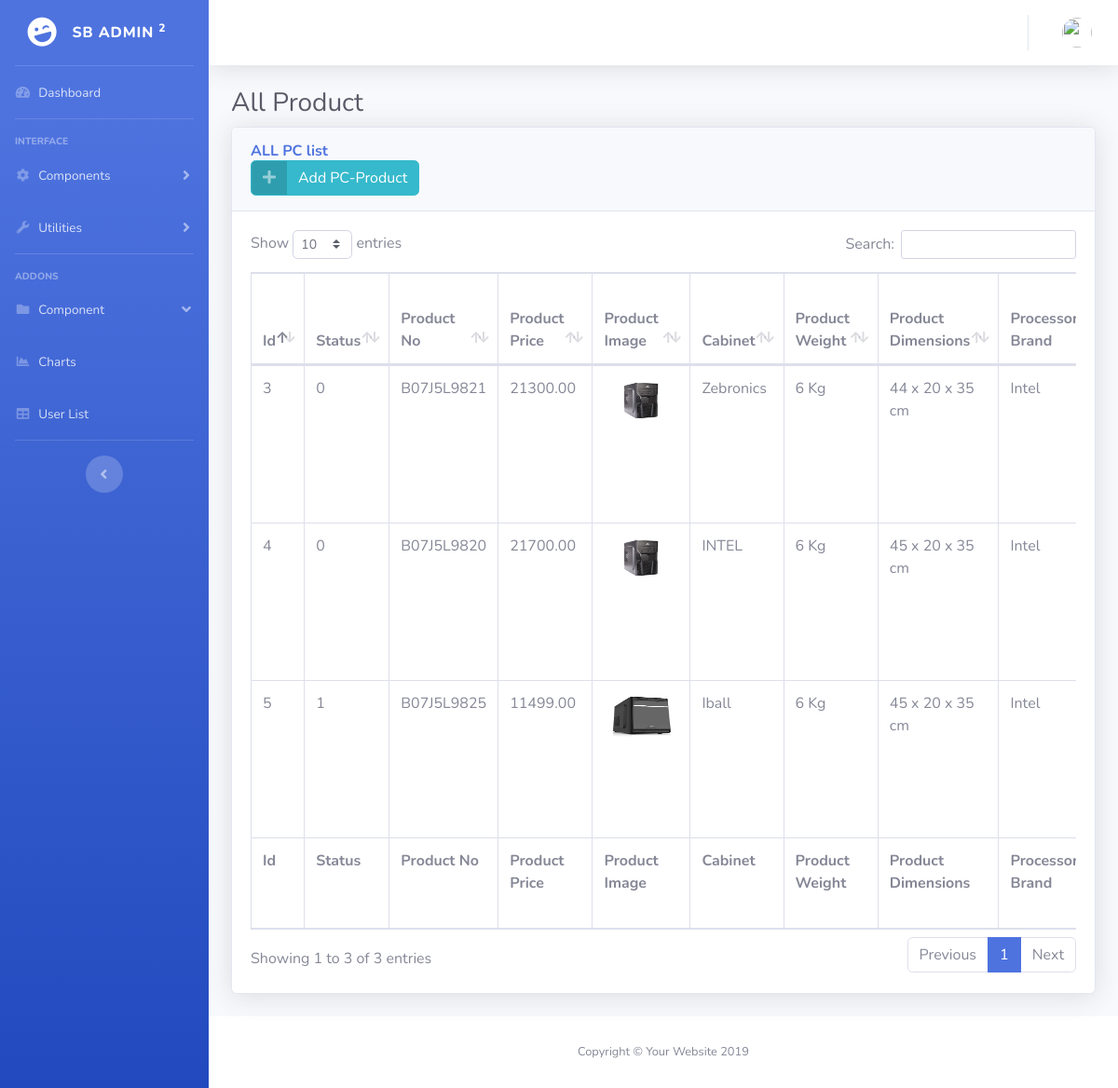
/admin/product_pc_list.php, run on the app's committed database.
### tables this page shows
CREATE TABLE `add_product_pc` (
  `id` int(100) NOT NULL,
  `status` int(50) NOT NULL,
  `product_no` varchar(100) NOT NULL,
  `product_price` double(10,2) NOT NULL,
  `product_img` varchar(100) NOT NULL,
  `cabinet` varchar(100) NOT NULL,
  `product_weight` varchar(100) NOT NULL,
  `product_dimensions` varchar(100) NOT NULL,
  `processor_brand` varchar(100) NOT NULL,
  `processor_type` varchar(100) NOT NULL,
  `ram_size` varchar(100) NOT NULL,
  `ram_type` varchar(100) NOT NULL,
  `hard_disk_size` varchar(100) NOT NULL,
  `hard_disk_tech` varchar(100) NOT NULL,
  `operating_system` varchar(100) NOT NULL,
  `g_card` varchar(100) NOT NULL,
  `additional_information` varchar(200) NOT NULL
);

### admin/system/adodb/adodb.inc.php (called while the page is built, shortened)
<?php
 if (!defined('_ADODB_LAYER')) {
	GLOBAL
		$ADODB_vers,
		$ADODB_COUNTRECS,
		$ADODB_CACHE_DIR,
		$ADODB_CACHE,
		$ADODB_CACHE_CLASS,
		$ADODB_EXTENSION,
		$ADODB_COMPAT_FETCH,
	 	$ADODB_FETCH_MODE,
		$ADODB_GETONE_EOF,
		$ADODB_QUOTE_FIELDNAMES;
	function ADODB_Setup()
	{
	GLOBAL
		$ADODB_vers,
		$ADODB_COUNTRECS,
		$ADODB_CACHE_DIR,
	 	$ADODB_FETCH_MODE,
		$ADODB_CACHE,
		$ADODB_CACHE_CLASS,
		$ADODB_FORCE_TYPE,
		$ADODB_GETONE_EOF,
		$ADODB_QUOTE_FIELDNAMES;
		$ADODB_FETCH_MODE = ADODB_FETCH_DEFAULT;
		if (!isset($ADODB_COUNTRECS)) $ADODB_COUNTRECS = true;
	}
	class ADOConnection {
	var $database = '';
	var $host = '';
	var $user = '';
	var $debug = false;
	var $true = '1';
	var $false = '0';
	var $fetchMode=false;
	var $bulkBind = false;
	var $_queryID = false;
	var $_bindInputArray = false;
	function PConnect($argHostname = "", $argUsername = "", $argPassword = "", $argDatabaseName = "")
	{
		if ($argHostname != "") $this->host = $argHostname;
		if ($argUsername != "") $this->user = $argUsername;
		if ($argDatabaseName != "") $this->database = $argDatabaseName;
		if ($rez = $this->_pconnect($this->host, $this->user, $argPassword, $this->database)) return true;
		return $ret;
	}
	function Execute($sql,$inputarr=false)
	{
		if ($inputarr) {
			if (!is_array($inputarr)) $inputarr = array($inputarr);
			$element0 = reset($inputarr);
			$array_2d = $this->bulkBind && is_array($element0) && !is_object(reset($element0));
			unset($element0);
			if (!is_array($sql) && !$this->_bindInputArray) {
				$sqlarr = explode('?',$sql);
				$nparams = sizeof($sqlarr)-1;
				if (!$array_2d) $inputarr = array($inputarr);
				foreach($inputarr as $arr) {
					$sql = ''; $i = 0;
					while(list(, $v) = each($arr)) {
						$sql .= $sqlarr[$i];
						$typ = gettype($v);
						if ($typ == 'string')
							$sql .= $this->qstr($v);
						else if ($typ == 'double')
							$sql .= str_replace(',','.',$v);
						else if ($typ == 'boolean')
							$sql .= $v ? $this->true : $this->false;
						else if ($typ == 'object') {
							if (method_exists($v, '__toString')) $sql .= $this->qstr($v->__toString());
							else $sql .= $this->qstr((string) $v);
						} else if ($v === null)
							$sql .= 'NULL';
						else
							$sql .= $v;
						$i += 1;
						if ($i == $nparams) break;
					}
					if (isset($sqlarr[$i])) {
						$sql .= $sqlarr[$i];
						if ($i+1 != sizeof($sqlarr)) $this->outp_throw( "Input Array does not match ?: ".htmlspecialchars($sql),'Execute');
					} else if ($i != sizeof($sqlarr))
						$this->outp_throw( "Input array does not match ?: ".htmlspecialchars($sql),'Execute');
					$ret = $this->_Execute($sql);
					if (!$ret) return $ret;
				}
			} else {
				if ($array_2d) {
					if (is_string($sql))
						$stmt = $this->Prepare($sql);
					else
						$stmt = $sql;
					foreach($inputarr as $arr) {
						$ret = $this->_Execute($stmt,$arr);
						if (!$ret) return $ret;
					}
				} else {
					$ret = $this->_Execute($sql,$inputarr);
				}
			}
		} else {
			$ret = $this->_Execute($sql,false);
		}
		return $ret;
	}
	function _Execute($sql,$inputarr=false)
	{
		if ($this->debug) {
			global $ADODB_INCLUDED_LIB;
			if (empty($ADODB_INCLUDED_LIB)) include(ADODB_DIR.'/adodb-lib.inc.php');
			$this->_queryID = _adodb_debug_execute($this, $sql,$inputarr);
		} else {
			$this->_queryID = @$this->_query($sql,$inputarr);
		}
		$rs = new $rsclass($this->_queryID,$this->fetchMode);
		$rs->connection = $this;
		$rs->Init();
		if (is_array($sql)) $rs->sql = $sql[0];
		else $rs->sql = $sql;
		return $rs;
	}
}
	class ADORecordSet implements IteratorAggregate {
	var $_numOfRows = -1;
	var $_numOfFields = -1;
	var $_currentRow = -1;
	var $_closed = false;
	function ADORecordSet($queryID)
	{
		$this->_queryID = $queryID;
	}
	function Init()
	{
		if ($this->_numOfRows != 0 && $this->_numOfFields && $this->_currentRow == -1) {
			$this->_currentRow = 0;
			if ($this->EOF = ($this->_fetch() === false)) {
				$this->_numOfRows = 0;
			}
		} else {
			$this->EOF = true;
		}
	}
	function Close()
	{
		if (!$this->_closed) {
			$this->_closed = true;
			return $this->_close();
		} else
			return true;
	}
	function RecordCount() {return $this->_numOfRows;}
}
	function ADOLoadCode($dbType)
	{
		$db = strtolower($dbType);
		switch ($db) {
			default:
				$class = $db; break;
		}
		$file = ADODB_DIR."/drivers/adodb-".$db.".inc.php";
		if (class_exists("ADODB_" . $class)) return $class;
		return false;
	}
	function ADONewConnection($db='')
	{
	GLOBAL $ADODB_NEWCONNECTION, $ADODB_LASTDB;
		$errorfn = (defined('ADODB_ERROR_HANDLER')) ? ADODB_ERROR_HANDLER : false;
		if(empty($obj)) {
			if (!isset($ADODB_LASTDB)) $ADODB_LASTDB = '';
			if ($db != $ADODB_LASTDB) $db = ADOLoadCode($db);
			$cls = 'ADODB_'.$db;
			$obj = new $cls();
		}
		return $obj;
	}
}
?>

### admin/system/database.php (called while the page is built, shortened)
<?php
include ('adodb/adodb.inc.php');
class clsConnection
{
    private $db_host;
    private $db_user;
    private $db_pwd;
    private $db_name;
    private $dbLink;
    function clsConnection()
    {
        if (strstr($_SERVER['HTTP_HOST'], "192.168.1.") || $_SERVER['HTTP_HOST'] =="localhost")
        {
            $this->db_host = "localhost";
            $this->db_user = "root";
            $this->db_pwd = "";
            $this->db_name = "tilottama_tech";
        }
        else
        {
            $this->db_host = "localhost";
            $this->db_user = "root";
            $this->db_pwd = "";
            $this->db_name = "reborndb";
        }
        $this->dbLink = ADONewConnection('mysqli');
        $this->dbLink->PConnect($this->db_host, $this->db_user, $this->db_pwd, $this->db_name);
    }
    public function GetAllRows($sqlQuery = "")
    {
        $recordSet = $this->dbLink->Execute($sqlQuery);
        $rows = array();
        if (!$recordSet)
        {
            print $this->dbLink->ErrorMsg();
        }
        else
        {
            while (!$recordSet->EOF)
            {
                $rows[] = $recordSet->fields;
                $recordSet->MoveNext();
            }
        }
        return $rows;
    }
}
?>

### admin/system/adodb/drivers/adodb-mysqli.inc.php (called while the page is built, shortened)
<?php
if (! defined("_ADODB_MYSQLI_LAYER")) {
class ADODB_mysqli extends ADOConnection {
	var $clientFlags = 0;
	var $port = false;
	var $socket = false;
	var $optionFlags = array(array(MYSQLI_READ_DEFAULT_GROUP,0));
  	var $multiQuery = false;
	function _connect($argHostname = NULL,
			  $argUsername = NULL,
			  $argPassword = NULL,
			  $argDatabasename = NULL, $persist=false)
	  {
	    $this->_connectionID = @mysqli_init();
		foreach($this->optionFlags as $arr) {
			mysqli_options($this->_connectionID,$arr[0],$arr[1]);
		}
		if ($persist && PHP_VERSION > 5.2 && strncmp($argHostname,'p:',2) != 0) $argHostname = 'p:'.$argHostname;
		$ok = mysqli_real_connect($this->_connectionID,
 				    $argHostname,
 				    $argUsername,
 				    $argPassword,
 				    $argDatabasename,
					$this->port,
					$this->socket,
					$this->clientFlags);
		if ($ok) {
	 		if ($argDatabasename)  return $this->SelectDB($argDatabasename);
 			return true;
 	   } else {
			if ($this->debug)
		  		ADOConnection::outp("Could't connect : "  . $this->ErrorMsg());
			$this->_connectionID = null;
			return false;
	   }
	}
	function _pconnect($argHostname, $argUsername, $argPassword, $argDatabasename)
	{
		return $this->_connect($argHostname, $argUsername, $argPassword, $argDatabasename, true);
	}
	function SelectDB($dbName)
	{
	    if ($this->_connectionID) {
        	$result = @mysqli_select_db($this->_connectionID, $dbName);
			return $result;
		}
	    return false;
	}
	function _query($sql, $inputarr)
	{
	global $ADODB_COUNTRECS;
		if ($this->multiQuery) {
			$rs = mysqli_multi_query($this->_connectionID, $sql.';');
			if ($rs) {
				$rs = ($ADODB_COUNTRECS) ? @mysqli_store_result( $this->_connectionID ) : @mysqli_use_result( $this->_connectionID );
				return $rs ? $rs : true;
			}
		} else {
			$rs = mysqli_query($this->_connectionID, $sql, $ADODB_COUNTRECS ? MYSQLI_STORE_RESULT : MYSQLI_USE_RESULT);
			if ($rs) return $rs;
		}
		return false;
	}
}
class ADORecordSet_mysqli extends ADORecordSet{
	function ADORecordSet_mysqli($queryID, $mode = false)
	{
	  if ($mode === false)
	   {
	      global $ADODB_FETCH_MODE;
	      $mode = $ADODB_FETCH_MODE;
	   }
	  switch ($mode)
	    {
	    case ADODB_FETCH_DEFAULT:
	    case ADODB_FETCH_BOTH:
	    default:
	      $this->fetchMode = MYSQLI_BOTH;
	      break;
	    }
	}
	function _initrs()
	{
	global $ADODB_COUNTRECS;
		$this->_numOfRows = $ADODB_COUNTRECS ? @mysqli_num_rows($this->_queryID) : -1;
		$this->_numOfFields = @mysqli_num_fields($this->_queryID);
	}
	function MoveNext()
	{
		$this->fields = @mysqli_fetch_array($this->_queryID,$this->fetchMode);
		if (is_array($this->fields)) return true;
		$this->EOF = true;
		return false;
	}
	function _fetch()
	{
		$this->fields = mysqli_fetch_array($this->_queryID,$this->fetchMode);
	  	return is_array($this->fields);
	}
	function _close()
	{
	  	$this->_queryID = false;
	}
}
}
?>

### admin/employee.cls.php (called while the page is built, shortened)
<?php
class component_inc{
private $db_con;
function component_inc()
       {
        $this->db_con=new clsConnection;
       }
   function getProductPCList(){
    $sSql = "SELECT * FROM add_product_pc";
        $rows = $this->db_con->GetAllRows($sSql);
        return $rows;
   }
    }
?>

### admin/product_pc_list.php (the view, shortened to what this page needs)
<?php
include ('system/database.php');
include ('employee.cls.php');
$obj_comp = new component_inc ;
$rowProductPCList = $obj_comp->getProductPCList()
?>
<!DOCTYPE html>
<html lang="en">
<head>
  <link href="vendor/fontawesome-free/css/all.min.css" rel="stylesheet" type="text/css">
  <link href="css/sb-admin-2.min.css" rel="stylesheet">
  <link href="vendor/datatables/dataTables.bootstrap4.min.css" rel="stylesheet">
</head>
<body id="page-top">
  <div id="wrapper">
    <ul class="navbar-nav bg-gradient-primary sidebar sidebar-dark accordion" id="accordionSidebar">
<a class="sidebar-brand d-flex align-items-center justify-content-center" href="index.html">
  <div class="sidebar-brand-icon rotate-n-15">
    <i class="fas fa-laugh-wink"></i>
  </div>
  <div class="sidebar-brand-text mx-3">SB Admin <sup>2</div>
</a>
<hr class="sidebar-divider my-0">
<li class="nav-item">
  <a class="nav-link" href="index.html">
    <i class="fas fa-fw fa-tachometer-alt"></i>
    <span>Dashboard</span></a>
</li>
<hr class="sidebar-divider">
<div class="sidebar-heading">
  Interface
</div>
<li class="nav-item">
  <a class="nav-link collapsed" href="#" data-toggle="collapse" data-target="#collapseTwo" aria-expanded="true" aria-controls="collapseTwo">
    <i class="fas fa-fw fa-cog"></i>
    <span>Components</span>
  </a>
</li>
<li class="nav-item">
  <a class="nav-link collapsed" href="#" data-toggle="collapse" data-target="#collapseUtilities" aria-expanded="true" aria-controls="collapseUtilities">
    <i class="fas fa-fw fa-wrench"></i>
    <span>Utilities</span>
  </a>
</li>
<hr class="sidebar-divider">
<div class="sidebar-heading">
  Addons
</div>
<li class="nav-item">
  <a class="nav-link " href="#" data-toggle="collapse" data-target="#collapsePages" aria-expanded="true" aria-controls="collapsePages">
    <i class="fas fa-fw fa-folder"></i>
    <span>Component</span>
  </a>
</li>
<li class="nav-item">
  <a class="nav-link" href="charts.html">
    <i class="fas fa-fw fa-chart-area"></i>
    <span>Charts</span></a>
</li>
<li class="nav-item">
  <a class="nav-link" href="user_list.php">
    <i class="fas fa-fw fa-table"></i>
    <span>User List</span></a>
</li>
<hr class="sidebar-divider d-none d-md-block">
<div class="text-center d-none d-md-inline">
  <button class="rounded-circle border-0" id="sidebarToggle"></button>
</div>
</ul>
    <div id="content-wrapper" class="d-flex flex-column">
      <div id="content">
        <nav class="navbar navbar-expand navbar-light bg-white topbar mb-4 static-top shadow">
<ul class="navbar-nav ml-auto">
  <li class="nav-item dropdown no-arrow">
    <a class="nav-link dropdown-toggle" href="#" id="userDropdown" role="button" data-toggle="dropdown" aria-haspopup="true" aria-expanded="false">
      <img class="img-profile rounded-circle" src="https://source.unsplash.com/QAB-WJcbgJk/60x60">
    </a>
  </li>
</ul>
</nav>
        <div class="container-fluid">
          <h1 class="h3 mb-2 text-gray-800">All Product</h1>
          <div class="card shadow mb-4">
            <div class="card-header py-3">
              <h6 class="m-0 font-weight-bold text-primary">ALL PC list</h6>
              <a href="add_pc.php" class="btn btn-info btn-icon-split">
                    <span class="icon text-white-50">
                      <i class="fa fa-plus"></i>
                    </span>
                    <span class="text">Add PC-Product</span>
                  </a>
            </div>
            <div class="card-body">
              <div class="table-responsive">
                <table class="table table-bordered" id="dataTable" width="100%" cellspacing="0">
                  <thead>
                  <tr>
                      <th>Id</th>
                      <th>Status</th>
                      <th>Product No</th>
                      <th>Product Price</th>
                      <th>Product Image</th>
                      <th>Cabinet</th>
                      <th>Product Weight</th>
                      <th>Product Dimensions</th>
                      <th>Processor Brand</th>
                    </tr>
                  </thead>
                  <tfoot>
                    <tr>
                      <th>Id</th>
                      <th>Status</th>
                      <th>Product No</th>
                      <th>Product Price</th>
                      <th>Product Image</th>
                      <th>Cabinet</th>
                      <th>Product Weight</th>
                      <th>Product Dimensions</th>
                      <th>Processor Brand</th>
                    </tr>
                  </tfoot>
                  <tbody>
                  <?php
                foreach ($rowProductPCList as  $row_product_pc_list) {
                ?>
                    <tr>
                      <td><?php echo $row_product_pc_list['id'];?></td>
                      <td><?php echo $row_product_pc_list['status'];?></td>
                      <td><?php echo $row_product_pc_list['product_no'];?></td>
                      <td><?php echo $row_product_pc_list['product_price'];?></td>
                      <td><img src ="upload/<?php echo $row_product_pc_list['product_img'];?>" height=50 width=80 /> </td>
                      <td><?php echo $row_product_pc_list['cabinet'];?></td>
                      <td><?php echo $row_product_pc_list['product_weight'];?></td>
                      <td><?php echo $row_product_pc_list['product_dimensions'];?></td>
                      <td><?php echo $row_product_pc_list['processor_brand'];?></td>
                    </tr>
                    <?php
                       }
                      ?>
                  </tbody>
                </table>
              </div>
            </div>
          </div>
        </div>
      </div>
      <footer class="sticky-footer bg-white">
        <div class="container my-auto">
          <div class="copyright text-center my-auto">
            <span>Copyright &copy; Your Website 2019</span>
          </div>
        </div>
      </footer>
    </div>
  </div>
</body>
</html>

### data on the page
add_product_pc: id "3", status "0", product_no "B07J5L9821", product_price "21300.00", product_img (picture), cabinet "Zebronics", product_weight "6 Kg", product_dimensions "44 x 20 x 35 cm", processor_brand "Intel"
add_product_pc: id "4", status "0", product_no "B07J5L9820", product_price "21700.00", product_img (picture), cabinet "INTEL", product_weight "6 Kg", product_dimensions "45 x 20 x 35 cm", processor_brand "Intel"
add_product_pc: id "5", status "1", product_no "B07J5L9825", product_price "11499.00", product_img (picture), cabinet "Iball", product_weight "6 Kg", product_dimensions "45 x 20 x 35 cm", processor_brand "Intel"
